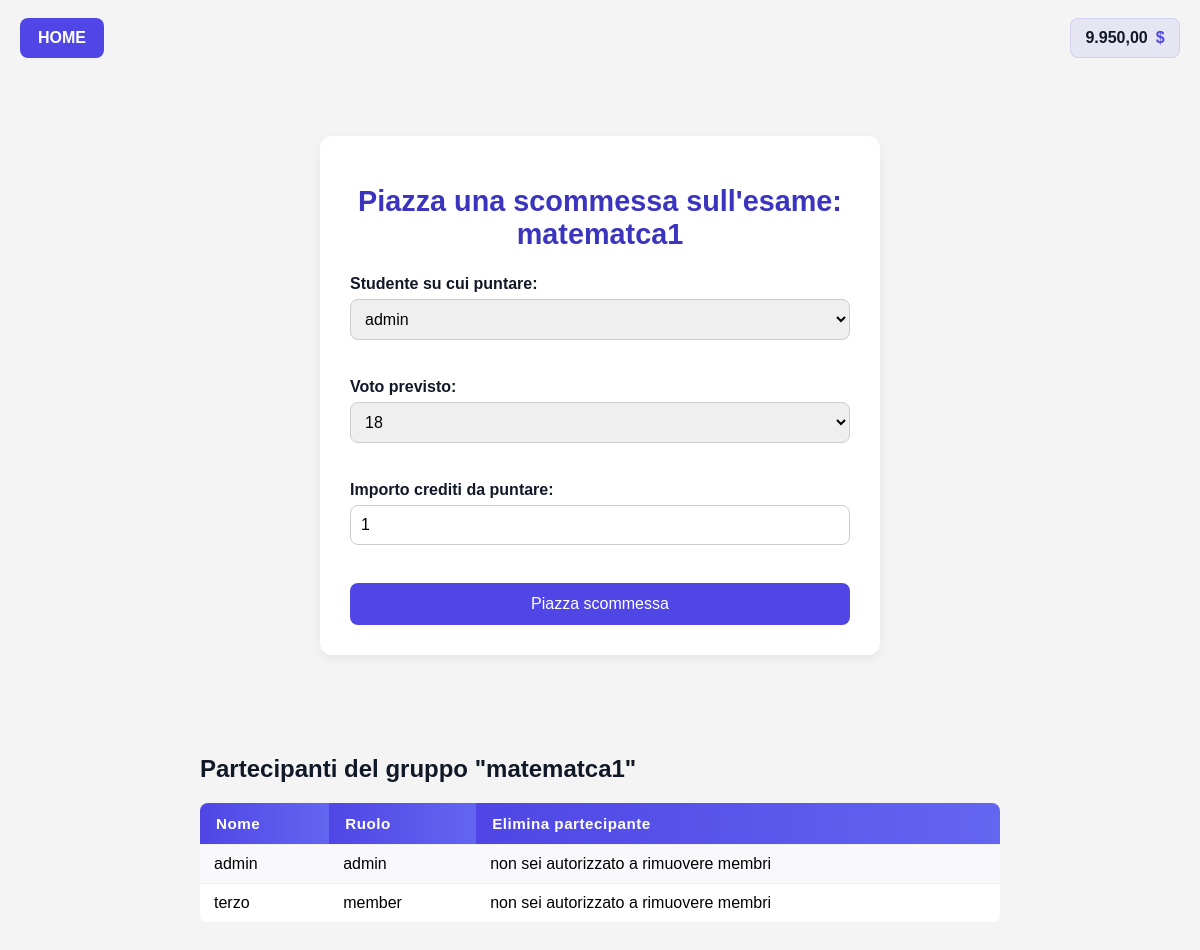
The page /bets.php?group_id=10 (signed in) on the database its author committed.
### tables this page shows
CREATE TABLE `users` (
  `id` int(11) NOT NULL,
  `username` varchar(50) NOT NULL,
  `email` varchar(255) NOT NULL,
  `password_hash` varchar(255) NOT NULL,
  `credits` decimal(12,2) NOT NULL DEFAULT 1000.00,
  `created_at` datetime NOT NULL DEFAULT current_timestamp(),
  `type` int(1) DEFAULT NULL,
  `password_algo` varchar(20) DEFAULT NULL
);

CREATE TABLE `groups` (
  `id` int(11) NOT NULL,
  `owner_id` int(11) NOT NULL,
  `name` varchar(100) NOT NULL,
  `invite_token` varchar(64) NOT NULL,
  `created_at` datetime NOT NULL,
  `colore` text NOT NULL,
  `closed_at` datetime DEFAULT NULL,
  `final_grade` enum('18','19','20','21','22','23','24','25','26','27','28','29','30','30L') DEFAULT NULL,
  `status` enum('open','closed') NOT NULL DEFAULT 'open'
);

CREATE TABLE `group_members` (
  `id` int(11) NOT NULL,
  `group_id` int(11) NOT NULL,
  `user_id` int(11) NOT NULL,
  `role` enum('member','admin') NOT NULL DEFAULT 'member',
  `joined_at` datetime NOT NULL
);

### public/bets.php (the view, shortened to what this page needs)
<?php
require_once '../includes/db.php';
$money = '0,00';
$groupId = (int)$_GET['group_id'];
$userId  = $_SESSION['idP'];
$stmt = $dataB->conn->prepare("SELECT name, owner_id FROM groups WHERE id = ?");
$stmt->bind_param('i', $groupId);
$stmt->execute();
$res = $stmt->get_result();
$group = $res->fetch_assoc();
$members = $dataB->getGroupMembers1($groupId);
$rawMoney = $dataB->getmoneyByIdU($userId);
if ($rawMoney !== null && $rawMoney !== false && is_numeric($rawMoney)) {
    $money = number_format((float)$rawMoney, 2, ',', '.');
}
$isAdmin = ($group['owner_id'] == $userId);
?>
<!DOCTYPE html>
<html lang="it">
<head>
    <link rel="stylesheet" href="../css/style-bets.css">
    <link rel="stylesheet" href="../css/styles.css">
</head>
<body>
<header class="top-bar">
    <div class="left-area">
        <div class="logout-container">
            <form method="post" action="../public/index.php">
                <button type="submit" class="logout-btn"><strong> HOME </strong></button>
            </form>
        </div>
    </div>
    <div class="right-area">
        <div class="money-container" aria-label="Saldo utente">
            <span class="money-value"><?php echo htmlspecialchars($money, ENT_QUOTES, 'UTF-8'); ?></span>
            <span class="money-currency" aria-hidden="true">$</span>
        </div>
    </div>
</header>
<div class="forms-wrapper" style="display:flex; gap:40px; justify-content:center; align-items:flex-start;">
    <div class="bet-form-container">
        <form method="post" action="placeBet.php">
            <h1>Piazza una scommessa sull'esame: <?php echo htmlspecialchars($group['name']); ?></h1>
            <label>Studente su cui puntare:</label>
            <select name="target_user_id" class="type-input" required>
                <?php foreach ($members as $m): ?>
                    <option value="<?php echo $m['id']; ?>">
                        <?php echo htmlspecialchars($m['username']); ?>
                    </option>
                <?php endforeach; ?>
            </select>
            <br><br>
            <label>Voto previsto:</label>
            <select name="predicted_grade" class="type-input" required>
                <?php
                $grades = ['18','19','20','21','22','23','24','25','26','27','28','29','30','30L'];
                foreach ($grades as $g) {
                    echo "<option value=\"$g\">$g</option>";
                }
                ?>
            </select>
            <br><br>
            <label>Importo crediti da puntare:</label>
            <input type="number" name="amount" min="1" value="1" class="type-input" required>
            <br><br>
            <button type="submit" class="primary-btn">Piazza scommessa</button>
        </form>
    </div>
</div>
<div class="participants-container" style="margin:40px auto; max-width:800px;">
    <h2>Partecipanti del gruppo "<?php echo htmlspecialchars($group['name']); ?>"</h2>
    <?php echo $dataB->visPartecipanti($groupId, $isAdmin, $userId); ?>
</div>
</body>
</html>

### includes/db.php (shortened to what this page needs)
<?php
class Db
{
    public $conn;
    public function __construct()
    {
        $this->conn = new mysqli('localhost', 'root', '', 'scoreunibet');
    }
    public function getGroupMembers1($groupId) {
    $sql = "SELECT u.id, u.username, gm.role
            FROM group_members gm
            JOIN users u ON gm.user_id = u.id
            WHERE gm.group_id = ?
            UNION
            SELECT u.id, u.username, 'admin' AS role
            FROM groups g
            JOIN users u ON g.owner_id = u.id
            WHERE g.id = ?";
    $stmt = $this->conn->prepare($sql);
    $stmt->bind_param('ii', $groupId, $groupId);
    $stmt->execute();
    $res = $stmt->get_result();
    $members = $res->fetch_all(MYSQLI_ASSOC);
    return $members;
}
    public function visPartecipanti($groupId, $isAdmin, $currentUserId)
{
    $sql = "SELECT u.id, u.username, gm.role
            FROM group_members gm
            JOIN users u ON gm.user_id = u.id
            WHERE gm.group_id = ?";
    $stmt = $this->conn->prepare($sql);
    $stmt->bind_param('i', $groupId);
    $stmt->execute();
    $res = $stmt->get_result();
    $r = "<table class='table table-hover table-striped mt-3'>";
    $r .= "<thead>";
    $r .= "<tr>";
    $r .= "<th>Nome</th>";
    $r .= "<th>Ruolo</th>";
    $r .= "<th>Elimina partecipante</th>";
    $r .= "</tr>";
    $r .= "</thead>";
    $r .= "<tbody>";
    while ($row = $res->fetch_assoc()) {
        $safeId   = (int)$row['id'];
        $safeName = htmlspecialchars($row['username'], ENT_QUOTES, 'UTF-8');
        $safeRole = htmlspecialchars($row['role'], ENT_QUOTES, 'UTF-8');
        $r .= "<tr>";
        $r .= "<td>{$safeName}</td>";
        $r .= "<td>{$safeRole}</td>";
        if ($isAdmin && $safeId != $currentUserId) {
            $r .= "<td>
                        <form method='post' action='../includes/removeMember.php' style='margin:0;'>
                            <input type='hidden' name='group_id' value='{$groupId}'>
                            <input type='hidden' name='user_id' value='{$safeId}'>
                            <button type='submit' class='copy-btn'>🗑️</button>
                        </form>
                    </td>";
        } else {
            $r .= "<td>non sei autorizzato a rimuovere membri</td>";
        }
        $r .= "</tr>";
    }
    $r .= "</tbody>";
    $r .= "</table>";
    return $r;
}
    public function getmoneyByIdU($idU){
        $sql = sprintf("SELECT credits FROM users WHERE id = %s;", $idU);
        $result = $this->conn->query($sql);
        if ($result->num_rows == 0)
            return -1;
        else {
            $row = $result->fetch_assoc();
            return $row['credits'];
        }
    }
}
$dataB = new Db();
?>

### css/style-bets.css (style rules this page uses)
.bet-form-container { max-width: 500px; margin: 60px auto; padding: 30px; background: white; border-radius: 12px; box-shadow: 0 4px 12px rgba(0,0,0,0.06); font-family: Arial, sans-serif; }
.bet-form-container h1 { font-size: 1.8rem; font-weight: 700; color: #3b34bf; margin-bottom: 24px; text-align: center; }
.bet-form-container label { display: block; margin-bottom: 6px; font-weight: 600; color: #111827; }
.type-input { width: 100%; padding: 10px; margin-bottom: 20px; border-radius: 8px; border: 1px solid #ccc; font-size: 1rem; box-sizing: border-box; }
.bet-form-container .primary-btn { width: 100%; padding: 12px 20px; border: none; border-radius: 8px; background: #4f46e5; color: white; font-size: 1rem; cursor: pointer; transition: background 0.2s ease, transform 0.08s ease; }

### css/styles.css (style rules this page uses)
body { margin: 0; padding: 0; font-family: Arial, sans-serif; background: #f4f4f4; color: #111827; -webkit-font-smoothing: antialiased; -moz-osx-font-smoothing: grayscale; box-sizing: border-box; }
.top-bar { display: flex; align-items: center; justify-content: space-between; padding: 18px 20px; gap: 16px; background: transparent; }
.left-area, .right-area { display: flex; align-items: center; }
.logout-container { display: flex; justify-content: flex-start; align-items: center; margin: 0; padding: 0; }
.logout-btn { padding: 10px 18px; height: 40px; line-height: 1; border: none; border-radius: 8px; background: #4f46e5; color: white; font-size: 1rem; cursor: pointer; transition: background 0.15s ease, transform 0.08s ease; display: inline-flex; align-items: center; justify-content: center; }
header.top-bar .money-container { display: inline-flex; align-items: center; gap: 8px; background: rgba(79,70,229,0.08); padding: 8px 12px; border-radius: 8px; border: 1px solid rgba(79,70,229,0.12); min-width: 110px; justify-content: center; height: 40px; box-sizing: border-box; font-family: Arial, sans-serif; }
header.top-bar .money-container .money-value { font-weight: 700; color: #111827; font-size: 1rem; white-space: nowrap; }
header.top-bar .money-container .money-currency { font-weight: 700; color: #4f46e5; font-size: 1rem; }
.table { width: 100%; border-collapse: collapse; font-family: Arial, sans-serif; margin-top: 12px; border-radius: 8px; overflow: hidden; }
.table thead tr th { background: linear-gradient(90deg, #4f46e5, #6366f1); color: white; padding: 12px 16px; text-align: left; font-weight: 600; font-size: 0.95rem; letter-spacing: 0.5px; }
.table tbody tr:nth-child(odd) { background: #f9f9fb; color: #000000; }
.table tbody tr:nth-child(even) { background: #ffffff; color: #000000; }
.table th, .table td { padding: 10px 14px; border-bottom: 1px solid #f0f0f0; }
.primary-btn { padding: 12px 20px; border: none; border-radius: 8px; background: #4f46e5; color: white; font-size: 1rem; cursor: pointer; width: 100%; transition: background 0.2s ease, color 0.2s ease, transform 0.08s ease; }

### rows shown on the page
users: credits "9.950,00"
groups: name "matematca1"
group_members: user.username "admin", role "admin"
group_members: user.username "terzo", role "member"

### other values the page prints
form field target_user_id "admin"
form field predicted_grade "18"
